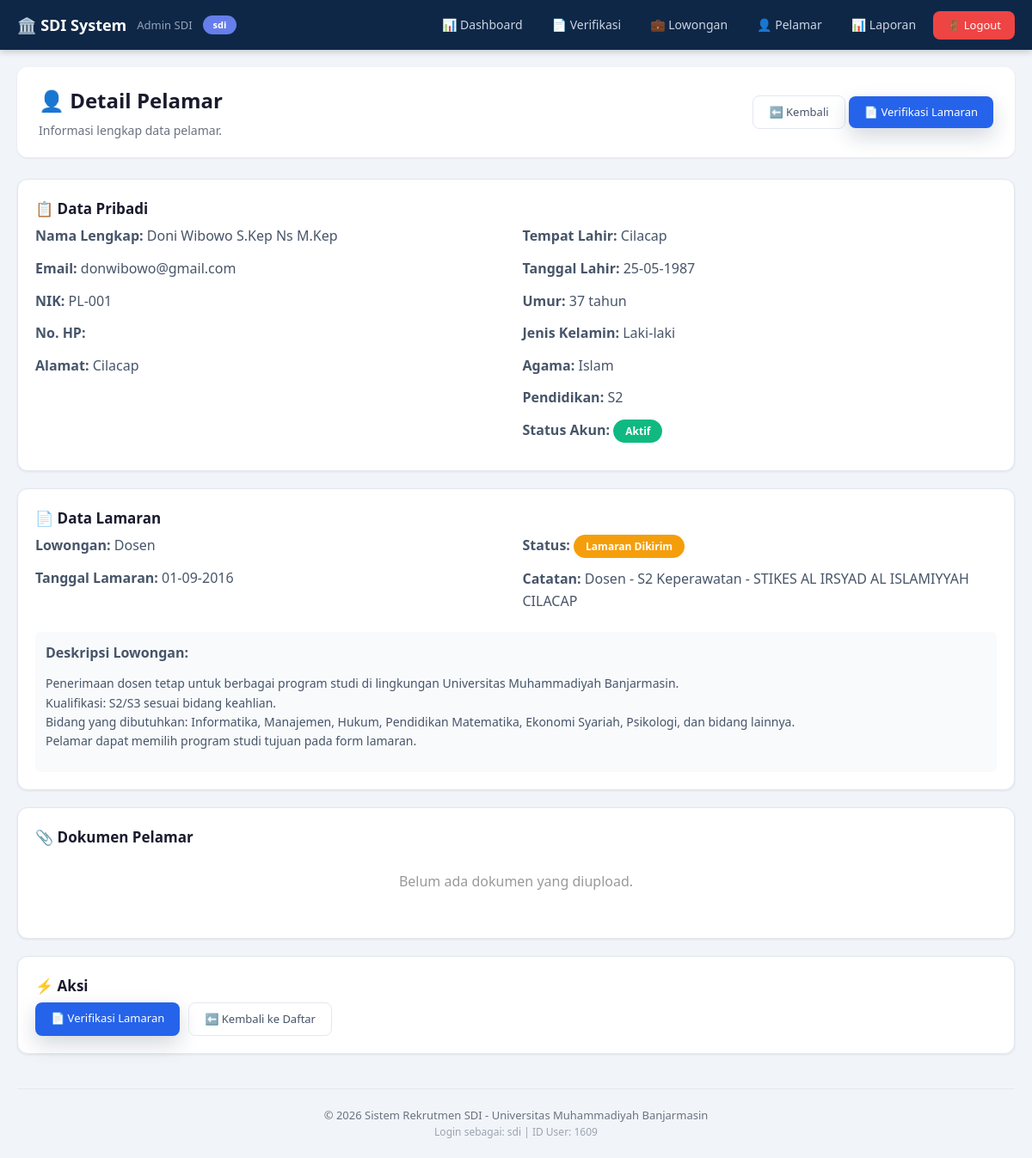
Screenshot of /detail_pelamar.php?id=1 (signed in) with the database file from the repository.
### tables this page shows
CREATE TABLE `users` (
  `id_user` int NOT NULL,
  `id_role` int NOT NULL,
  `nik` varchar(20) NOT NULL,
  `nama_lengkap` varchar(100) NOT NULL,
  `email` varchar(100) NOT NULL,
  `password` varchar(255) NOT NULL,
  `no_hp` varchar(100) NOT NULL,
  `alamat` text NOT NULL,
  `status_aktif` tinyint(1) NOT NULL DEFAULT '1'
);

CREATE TABLE `roles` (
  `id_role` int NOT NULL,
  `nama_role` varchar(50) NOT NULL,
  `keterangan` varchar(100) DEFAULT NULL
);

CREATE TABLE `pelamar` (
  `id_pelamar` int NOT NULL,
  `id_user` int NOT NULL,
  `tempat_lahir` varchar(100) NOT NULL,
  `tanggal_lahir` date NOT NULL,
  `jenis_kelamin` enum('L','P') NOT NULL,
  `id_agama` int NOT NULL,
  `umur` int NOT NULL,
  `pendidikan_terakhir` int NOT NULL
);

CREATE TABLE `master_agama` (
  `id_agama` int NOT NULL,
  `nama_agama` varchar(100) NOT NULL
);

CREATE TABLE `master_pendidikan` (
  `id_pendidikan` int NOT NULL,
  `jenjang` varchar(50) NOT NULL,
  `keterangan` varchar(100) DEFAULT NULL
);

CREATE TABLE `lowongan` (
  `id_lowongan` int NOT NULL,
  `nama_lowongan` varchar(50) NOT NULL,
  `minimal_pendidikan` int NOT NULL,
  `deskripsi` text NOT NULL,
  `status` enum('Aktif','Tidak Aktif') NOT NULL DEFAULT 'Aktif'
);

CREATE TABLE `lamaran` (
  `id_lamaran` int NOT NULL,
  `id_pelamar` int NOT NULL,
  `id_lowongan` int NOT NULL,
  `tanggal_lamaran` date NOT NULL,
  `id_status_lamaran` int NOT NULL,
  `catatan` text
);

CREATE TABLE `master_status_lamaran` (
  `id_master_status_lamaran` int NOT NULL,
  `nama_status` varchar(100) NOT NULL,
  `urutan` int NOT NULL,
  `keterangan` text
);

### detail_pelamar.php (the view, shortened to what this page needs)
<?php
require __DIR__.'/../includes/config.php';
$stmt = $pdo->prepare("SELECT u.*, r.nama_role FROM users u JOIN roles r ON u.id_role = r.id_role WHERE u.id_user = ? AND u.status_aktif = 1");
$stmt->execute([$_SESSION['id_user']]);
$user = $stmt->fetch();
$pelamar_id = $_GET['id'] ?? 0;
$stmt = $pdo->prepare("
    SELECT
        p.*,
        u.nama_lengkap,
        u.email,
        u.no_hp,
        u.nik,
        u.alamat,
        u.status_aktif,
        a.nama_agama,
        mp.jenjang as pendidikan_nama,
        lm.id_lamaran,
        lm.tanggal_lamaran,
        lm.id_status_lamaran,
        lm.catatan,
        ms.nama_status,
        l.nama_lowongan,
        l.deskripsi as deskripsi_lowongan
    FROM pelamar p
    JOIN users u ON p.id_user = u.id_user
    LEFT JOIN master_agama a ON p.id_agama = a.id_agama
    LEFT JOIN master_pendidikan mp ON p.pendidikan_terakhir = mp.id_pendidikan
    LEFT JOIN lamaran lm ON p.id_pelamar = lm.id_pelamar
    LEFT JOIN lowongan l ON lm.id_lowongan = l.id_lowongan
    LEFT JOIN master_status_lamaran ms ON lm.id_status_lamaran = ms.id_master_status_lamaran
    WHERE p.id_pelamar = ?
");
$stmt->execute([$pelamar_id]);
$pelamar = $stmt->fetch();
$stmt = $pdo->prepare("
    SELECT pd.*, dm.nama_dokumen, dm.kategori, dm.wajib
    FROM pelamar_dokumen pd
    JOIN dokumen_master dm ON pd.id_dokumen = dm.id_dokumen
    WHERE pd.id_pelamar = ?
    ORDER BY dm.urutan
");
$stmt->execute([$pelamar_id]);
$dokumenList = $stmt->fetchAll();
include '_layout_top.php';
?>
<div class="topline">
    <div>
        <h1>👤 Detail Pelamar</h1>
        <p class="hint">Informasi lengkap data pelamar.</p>
    </div>
    <div>
        <a href="data_pelamar.php" class="btn btn-outline">⬅️ Kembali</a>
        <?php if(!empty($pelamar['id_lamaran'])): ?>
            <a href="verifikasi_detail.php?id=<?= $pelamar['id_lamaran'] ?>" class="btn btn-primary">📄 Verifikasi Lamaran</a>
        <?php endif; ?>
    </div>
</div>
<div class="card">
    <h3>📋 Data Pribadi</h3>
    <div style="display:grid;grid-template-columns:1fr 1fr;gap:15px;">
        <div>
            <p><strong>Nama Lengkap:</strong> <?= htmlspecialchars($pelamar['nama_lengkap']) ?></p>
            <p><strong>Email:</strong> <?= htmlspecialchars($pelamar['email']) ?></p>
            <p><strong>NIK:</strong> <?= htmlspecialchars($pelamar['nik']) ?></p>
            <p><strong>No. HP:</strong> <?= htmlspecialchars($pelamar['no_hp']) ?></p>
            <p><strong>Alamat:</strong> <?= htmlspecialchars($pelamar['alamat']) ?></p>
        </div>
        <div>
            <p><strong>Tempat Lahir:</strong> <?= htmlspecialchars($pelamar['tempat_lahir']) ?></p>
            <p><strong>Tanggal Lahir:</strong> <?= date('d-m-Y', strtotime($pelamar['tanggal_lahir'])) ?></p>
            <p><strong>Umur:</strong> <?= $pelamar['umur'] ?> tahun</p>
            <p><strong>Jenis Kelamin:</strong> <?= $pelamar['jenis_kelamin'] == 'L' ? 'Laki-laki' : 'Perempuan' ?></p>
            <p><strong>Agama:</strong> <?= htmlspecialchars($pelamar['nama_agama'] ?? '-') ?></p>
            <p><strong>Pendidikan:</strong> <?= htmlspecialchars($pelamar['pendidikan_nama'] ?? '-') ?></p>
            <p><strong>Status Akun:</strong>
                <span class="badge <?= $pelamar['status_aktif'] ? 'badge-success' : 'badge-danger' ?>">
                    <?= $pelamar['status_aktif'] ? 'Aktif' : 'Non-Aktif' ?>
                </span>
            </p>
        </div>
    </div>
</div>
<div class="card">
    <h3>📄 Data Lamaran</h3>
    <?php if(empty($pelamar['id_lamaran'])): ?>
        <p style="color:#999;text-align:center;padding:20px;">Belum ada lamaran.</p>
    <?php else: ?>
        <div style="display:grid;grid-template-columns:1fr 1fr;gap:15px;">
            <div>
                <p><strong>Lowongan:</strong> <?= htmlspecialchars($pelamar['nama_lowongan'] ?? '-') ?></p>
                <p><strong>Tanggal Lamaran:</strong> <?= date('d-m-Y', strtotime($pelamar['tanggal_lamaran'])) ?></p>
            </div>
            <div>
                <p><strong>Status:</strong>
                    <span class="badge
                        <?= in_array($pelamar['id_status_lamaran'], [1, 2]) ? 'badge-warning' :
                            (in_array($pelamar['id_status_lamaran'], [14, 15, 16]) ? 'badge-success' :
                            (in_array($pelamar['id_status_lamaran'], [17]) ? 'badge-danger' : 'badge-info')) ?>">
                        <?= htmlspecialchars($pelamar['nama_status'] ?? 'Belum Ada') ?>
                    </span>
                </p>
                <p><strong>Catatan:</strong> <?= htmlspecialchars($pelamar['catatan'] ?? '-') ?></p>
            </div>
        </div>
        <?php if(!empty($pelamar['deskripsi_lowongan'])): ?>
            <div style="margin-top:10px;padding:12px;background:#f8fafc;border-radius:6px;">
                <p><strong>Deskripsi Lowongan:</strong></p>
                <p style="color:#475569;font-size:14px;"><?= nl2br(htmlspecialchars($pelamar['deskripsi_lowongan'])) ?></p>
            </div>
        <?php endif; ?>
    <?php endif; ?>
</div>
<div class="card">
    <h3>📎 Dokumen Pelamar</h3>
    <?php if(empty($dokumenList)): ?>
        <p style="color:#999;text-align:center;padding:20px;">Belum ada dokumen yang diupload.</p>
    <?php endif; ?>
</div>
<div class="card">
    <h3>⚡ Aksi</h3>
    <div style="display:flex;gap:10px;flex-wrap:wrap;">
        <?php if(!empty($pelamar['id_lamaran'])): ?>
            <a href="verifikasi_detail.php?id=<?= $pelamar['id_lamaran'] ?>" class="btn btn-primary">📄 Verifikasi Lamaran</a>
        <?php endif; ?>
        <a href="data_pelamar.php" class="btn btn-outline">⬅️ Kembali ke Daftar</a>
    </div>
</div>
<?php include '_layout_bottom.php'; ?>

### _layout_top.php (shortened to what this page needs)
<?php
$role_id = $user['id_role'] ?? 0;
$role_name = $user['nama_role'] ?? 'Unknown';
$base_url = '/reknew/admin/';
$nav_links = [];
switch ($role_id) {
    case 2:
        $nav_links = [
            ['url' => $base_url . 'dashboard.php', 'label' => '📊 Dashboard'],
            ['url' => $base_url . 'verifikasi_lamaran.php', 'label' => '📄 Verifikasi'],
            ['url' => $base_url . 'kelola_lowongan.php', 'label' => '💼 Lowongan'],
            ['url' => $base_url . 'data_pelamar.php', 'label' => '👤 Pelamar'],
            ['url' => $base_url . 'laporan.php', 'label' => '📊 Laporan'],
        ];
        break;
}
$current_page = basename($_SERVER['PHP_SELF']);
function isActive($url, $current_page) {
    return basename($url) == $current_page ? 'active' : '';
}
?>
<!DOCTYPE html>
<html lang="id">
<head>
    <link rel="stylesheet" href="assets/style.css">
</head>
<body>
<nav class="admin-nav">
    <div class="nav-inner">
        <div class="nav-brand">
            🏛️ SDI System
            <span><?= htmlspecialchars($user['nama_lengkap'] ?? '') ?></span>
            <span class="badge-role"><?= htmlspecialchars($role_name) ?></span>
        </div>
        <div class="nav-links">
            <?php foreach($nav_links as $link): ?>
                <a href="<?= $link['url'] ?>" class="<?= isActive($link['url'], $current_page) ?>">
                    <?= $link['label'] ?>
                </a>
            <?php endforeach; ?>
            <a href="/reknew/logout.php" class="btn-logout">🚪 Logout</a>
        </div>
    </div>
</nav>
<div class="container">

### _layout_bottom.php
    <footer style="margin-top:40px;padding-top:20px;border-top:1px solid #e5e7eb;text-align:center;color:#6b7280;font-size:13px;">
        <p>© <?= date('Y') ?> Sistem Rekrutmen SDI - Universitas Muhammadiyah Banjarmasin</p>
        <p style="font-size:12px;color:#9ca3af;">
            Login sebagai: <?= htmlspecialchars($role_name ?? '') ?> |
            ID User: <?= htmlspecialchars($user['id_user'] ?? '') ?>
        </p>
    </footer>
</div>
</body>
</html>

### style.css (style rules this page uses)
:root { --primary: #0f2747; --primary-2: #153a63; --accent: #d4af37; --accent-soft: #f7edcf; --bg: #f5f7fa; --surface: #ffffff; --surface-2: #f8fafc; --border: #e2e8f0; --text: #1f2937; --muted: #64748b; --success: #15803d; --success-bg: #dcfce7; --warning: #a16207; --warning-bg: #fef3c7; --danger: #b91c1c; --danger-bg: #fee2e2; --info: #1d4ed8; --info-bg: #dbeafe; --shadow-sm: 0 4px 16px rgba(15, 39, 71, 0.06); --shadow: 0 18px 55px rgba(15, 39, 71, 0.1); --radius: 18px; }
* { box-sizing: border-box; }
html { scroll-behavior: smooth; }
body { margin: 0; font-family: Inter, system-ui, -apple-system, BlinkMacSystemFont, "Segoe UI", Arial, sans-serif; background: var(--bg); color: var(--text); line-height: 1.6; }
a { text-decoration: none; color: inherit; }
.container { max-width: 1180px; margin: 0 auto; padding: 0 20px; }
.nav-inner { max-width: 1180px; margin: 0 auto; padding: 14px 20px; display: flex; align-items: center; justify-content: space-between; gap: 18px; }
.brand-title span, .hint { font-size: 12px; color: var(--muted); font-weight: 500; }
.nav-links { display: flex; align-items: center; gap: 8px; flex-wrap: wrap; }
.nav-links a:not(.btn) { padding: 10px 12px; border-radius: 12px; color: #334155; font-weight: 700; font-size: 14px; }
.btn, button { border: 0; border-radius: 12px; padding: 11px 16px; font-weight: 800; cursor: pointer; display: inline-flex; align-items: center; justify-content: center; gap: 8px; transition: 0.18s ease; font-size: 14px; }
.btn-primary { background: var(--primary); color: #fff; box-shadow: 0 10px 24px rgba(15, 39, 71, 0.18); }
.btn-outline { background: #fff; border: 1px solid var(--border); color: var(--primary); }
.card { background: var(--surface); border: 1px solid var(--border); border-radius: var(--radius); padding: 24px; box-shadow: var(--shadow-sm); }
.card h3 { margin: 0 0 10px; color: var(--primary); font-size: 20px; }
.card p { color: #475569; margin: 0 0 12px; }
.pill, .badge { display: inline-flex; border-radius: 999px; padding: 6px 10px; font-weight: 800; font-size: 12px; align-items: center; gap: 6px; }
.topline { display: flex; justify-content: space-between; gap: 16px; align-items: center; margin-bottom: 20px; }
.badge-warning { background: #fef3c7; color: #92400e; }
.badge-success { background: #d1fae5; color: #065f46; }
.badge { display: inline-block; padding: 4px 10px; border-radius: 20px; font-size: 11px; font-weight: 600; }
.card { background: white; border-radius: 12px; padding: 20px 22px; box-shadow: 0 2px 8px rgba(0, 0, 0, 0.08); margin-bottom: 20px; }
.card h3 { margin-top: 0; margin-bottom: 4px; font-size: 17px; color: #1a1a2e; }
.btn { display: inline-block; padding: 8px 16px; border-radius: 6px; font-size: 13px; font-weight: 500; text-decoration: none; border: 1px solid transparent; cursor: pointer; transition: all 0.2s; }
.btn-primary { background: #2563eb; color: white; border-color: #2563eb; }
.btn-outline { background: transparent; color: #374151; border-color: #d1d5db; }
.topline { display: flex; justify-content: space-between; align-items: center; padding: 20px 0 10px; flex-wrap: wrap; gap: 10px; }
.topline h1 { font-size: 26px; margin: 0; color: #1a1a2e; }
.hint { color: #6b7280; font-size: 14px; margin: 4px 0 0; }

### rows the page displays
users: nama_lengkap "Admin SDI", id_role.nama_role "sdi", id_user "1609"
pelamar: id_user.nama_lengkap "Doni Wibowo S.Kep Ns M.Kep", id_user.email "donwibowo@gmail.com", id_user.nik "PL-001", id_user.alamat "Cilacap", tempat_lahir "Cilacap", tanggal_lahir "25-05-1987", umur "37", id_agama.nama_agama "Islam", master_pendidikan.jenjang "S2", lowongan.nama_lowongan "Dosen", lamaran.tanggal_lamaran "01-09-2016", master_status_lamaran.nama_status "Lamaran Dikirim", lamaran.catatan "Dosen - S2 Keperawatan - STIKES AL IRSYAD AL ISLAMIYYAH CILACAP", lowongan.deskripsi "Penerimaan dosen tetap untuk berbagai program studi di lingkungan Universitas Muhammadiyah Banjarmasin. Kualifikasi: S2/S3 sesuai bidang keahlian. Bidang yang dibutuhkan: Informatika, Manajemen, Hukum, Pendidikan Matematika, Ekonomi Syariah, Psikologi, dan bidang lainnya. Pelamar dapat memilih program studi tujuan pada form lamaran."

### other values shown
$link['label'] "📊 Dashboard"
$link['label'] "📄 Verifikasi"
$link['label'] "💼 Lowongan"
$link['label'] "👤 Pelamar"
$link['label'] "📊 Laporan"
